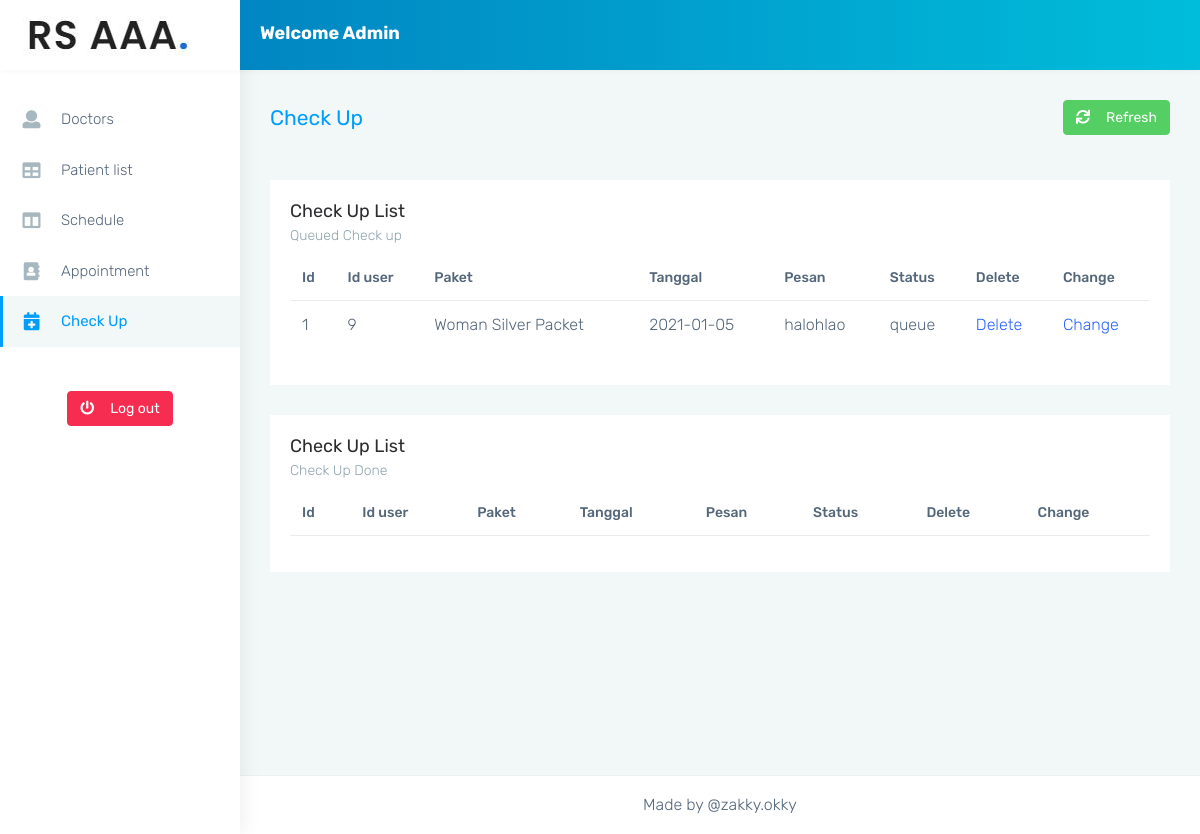
Before: /admin/monster-html/checkup-page.php with the older database file.
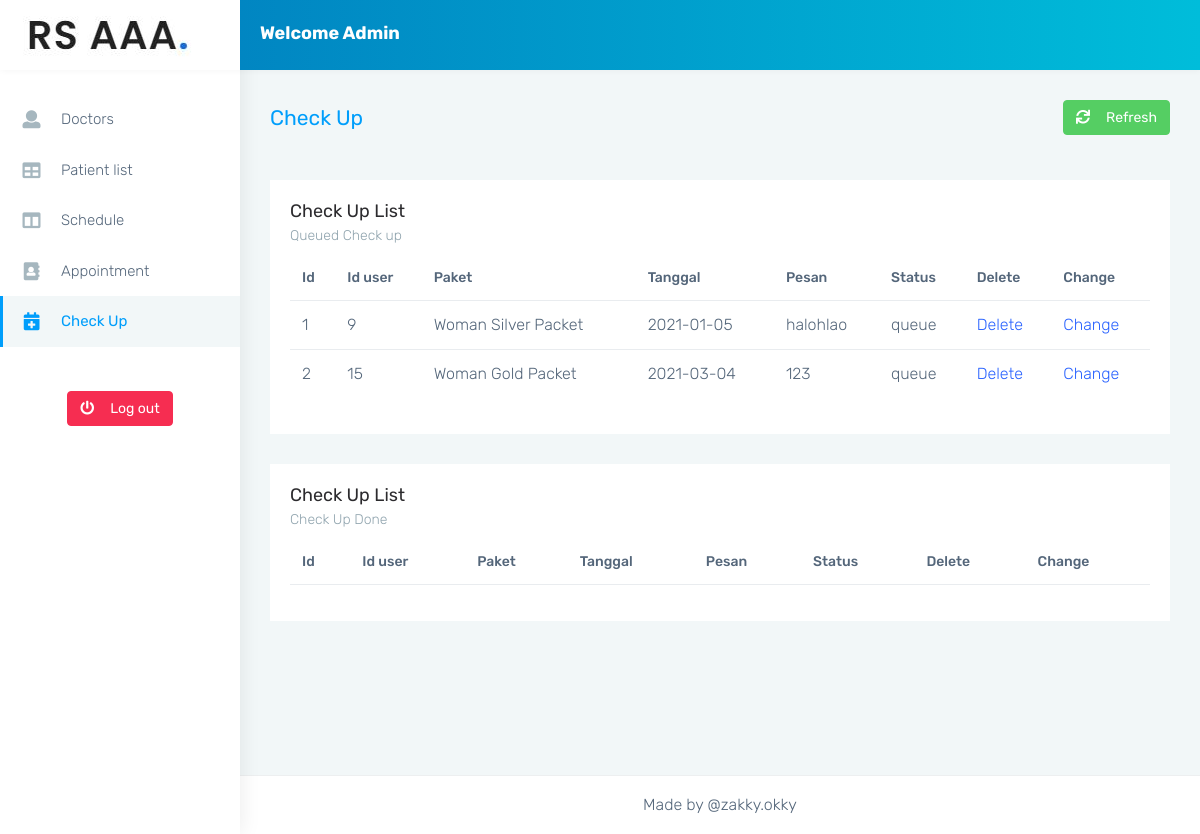
After: the same page with the newer database file.
### tables this page shows
CREATE TABLE `checkup` (
  `id_checkup` int(5) NOT NULL,
  `id_user` int(5) NOT NULL,
  `paket` varchar(128) NOT NULL,
  `tanggal` date NOT NULL,
  `pesan` varchar(248) NOT NULL,
  `status_checkup` varchar(10) NOT NULL DEFAULT 'queue'
);

### admin/monster-html/checkup-page.php (the view, shortened to what the changed rows need)
<?php
    include_once '../../includes/dbh.inc.php';
?>
<!DOCTYPE html>
<html dir="ltr" lang="en">
<head>
    <link href="css/style.min.css" rel="stylesheet">
</head>
<body>
    <div id="main-wrapper" data-layout="vertical" data-navbarbg="skin5" data-sidebartype="full"
        data-sidebar-position="absolute" data-header-position="absolute" data-boxed-layout="full">
        <div class="page-wrapper">
            <div class="container-fluid">
                <div class="row">
                    <div class="col-sm-12">
                        <div class="card">
                            <div class="card-body">
                                <div class="table-responsive">
                                    <table class="table user-table no-wrap">
                                        <thead>
                                            <tr>
                                                <th class="border-top-0">Id</th>
                                                <th class="border-top-0">Id user</th>
                                                <th class="border-top-0">Paket</th>
                                                <th class="border-top-0">Tanggal</th>
                                                <th class="border-top-0">Pesan</th>
                                                <th class="border-top-0">Status</th>
                                                <th class="border-top-0">Delete</th>
                                                <th class="border-top-0">Change</th>
                                            </tr>
                                        </thead>
                                        <tbody>
                                            <?php
                                                $result1 = mysqli_query($conn, "SELECT * FROM checkup WHERE status_checkup = 'queue'");
                                                while ($rows1 = mysqli_fetch_assoc($result1)) {
                                                    echo "<tr>";
                                                    echo "<td>" . $rows1['id_checkup'] . "</td>";
                                                    echo "<td>" . $rows1['id_user'] . "</td>";
                                                    echo "<td>" . $rows1['paket'] . "</td>";
                                                    echo "<td>" . $rows1['tanggal'] . "</td>";
                                                    echo "<td>" . $rows1['pesan'] . "</td>";
                                                    echo "<td>" . $rows1['status_checkup'] . "</td>";
                                                    echo "<td><a href='../../includes/delete-checkup.inc.php?id=$rows1[id_checkup]'>Delete</a></td>";
                                                    echo "<td><a href='../../includes/change-checkup.inc.php?id=$rows1[id_checkup]'>Change</a></td>";
                                                    echo "</tr>";
                                                }
                                            ?>
                                        </tbody>
                                    </table>
                                </div>
                            </div>
                        </div>
                    </div>
                </div>
                <div class="row">
                    <div class="col-sm-12">
                        <div class="card">
                            <div class="card-body">
                                <div class="table-responsive">
                                    <table class="table user-table no-wrap">
                                        <thead>
                                            <tr>
                                                <th class="border-top-0">Id</th>
                                                <th class="border-top-0">Id user</th>
                                                <th class="border-top-0">Paket</th>
                                                <th class="border-top-0">Tanggal</th>
                                                <th class="border-top-0">Pesan</th>
                                                <th class="border-top-0">Status</th>
                                                <th class="border-top-0">Delete</th>
                                                <th class="border-top-0">Change</th>
                                            </tr>
                                        </thead>
                                    </table>
                                </div>
                            </div>
                        </div>
                    </div>
                </div>
            </div>
        </div>
    </div>
</body>
</html>

Changed rows visible on the page:
added checkup: id_checkup "2", id_user "15", paket "Woman Gold Packet", tanggal "2021-03-04", pesan "123", status_checkup "queue"
